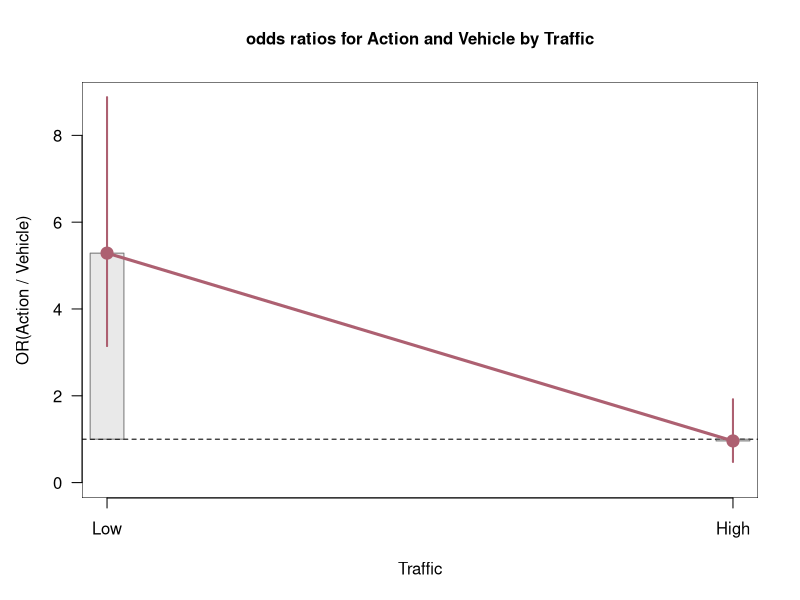
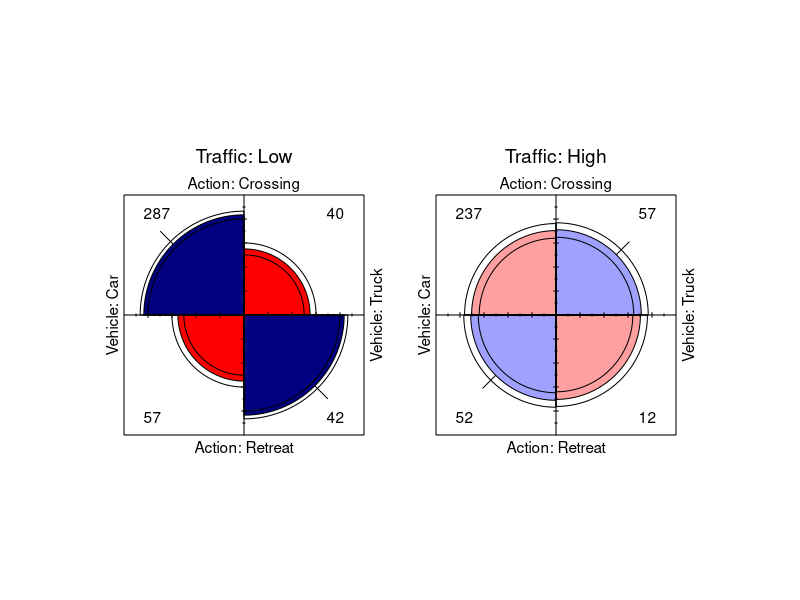
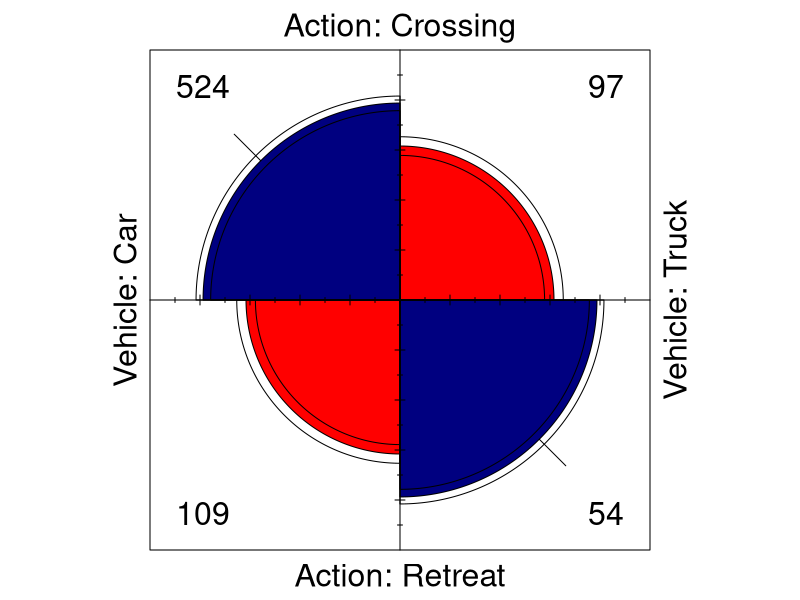
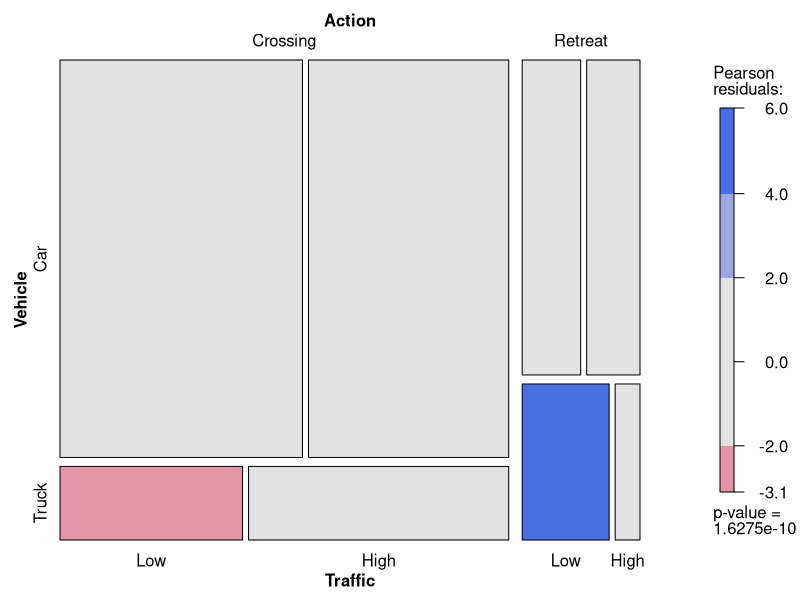

Recreate these plots in R, in order.
# The goal of the experiment is to determine how the odds of crossing (Y) change from car to truck (X), adjusting for low vs. high traffic (Z).
# a) Obtain the estimated odds ratio and confidence intervals of crossing for car vs. truck at each traffic location. 
# Interpret them and use the fourfold display to help you understand the output. Use also the mosaic function to interpret partial tables.
# b) Obtain the estimated odds ratio of crossing vs. retreat without taking into account the third (control) variable. 
# Would it be correct to exclude the effect of that third variable?
# c) Test the homogeneous association between X and Y controlling for Z (function woolf_test).
# d) Are X and Y conditional independent given Z?

library("vcd")
library("vcdExtra")

setwd("C:/Users/Panagiotis/Documents/EIT Digital Masterschool/UPM/1st semester/Intelligent Data Analysis/1. Descriptive Statistics and Statistical Modelling/4. Regression models")

Elks.table = data.frame(expand.grid(Action=c("Crossing", "Retreat"), Traffic=c("Low", "High"), Vehicle=c("Car", "Truck")), counts=c(287,57,237,52,40,42,57,12))

Elks.partial=xtabs(counts~Action+Vehicle+Traffic, data=Elks.table)
Elks.partial

Elks.podds=oddsratio(Elks.partial, log=FALSE)
Elks.podds

### Table of Action by Vehicle given Traffic, Traffic = Low
#odds ratio >1
oddsratio(Elks.partial[,,1], log=FALSE)

### Table of Action by Vehicle given Traffic, Traffic = High
#odds ratio <1
oddsratio(Elks.partial[,,2], log=FALSE)

# Marginal table of Action by Vehicle, ignoring Traffic
Elks.marginal=xtabs(counts~Action+Vehicle, data=Elks.table)
Elks.marginal

# Let's estimate the odds ratio of crossing vs. retreat without taking into account the control variable.
# The odds of “success” (crossing) for car vehicles are higher than for trucks.
oddsratio(Elks.marginal, log=FALSE)
# Taking into account (controlling for) traffic, the odds of crossing are lower for car vehicles than for trucks in case of high traffic. 
# Just the reverse direction that the marginal table showed.
# Simpson’s Paradox: The result that a marginal association can have a different direction from each conditional association.
# Moral: It can be dangerous to “collapse” contingency tables over a third control variable.

# The odds ratio is greater than 1 for low traffic which means that the odds of crossing for cars are higher than the odds for trucks.
# But in case of high traffic the odds ratio is less than 1 which means that the odds of crossing for cars are lower than the odds for trucks. 
confint(Elks.podds, log=FALSE)
plot(Elks.podds)

# In the following fourfold display, we can see a graphical representation for the odds ratio of each traffic level.
# It includes confidence rings. If they don't overlap, that indicates an association between crossing and cars, every odds ration is significantly different from 0. 
# In the display we can see a strong positive association for low traffic (5.286842). 
# The rings don’t overlap and the non-principal diagonal sectors have less area than the principal diagonal ones (odds ratio greater than 1).
# On the other hand the odds of crossing is essentially identical for cars and trucks in case of high traffic (odds ration almost 1). 
# This result is an example of Simpson's paradox.
fourfold(Elks.partial)

# In the Elks marginal table, where the odds ratio was 2.676251, we observe a strong positive association (odds ratio greater than 1).
fourfold(Elks.marginal)

# From the mosaic plot below We see that there is no systematic association between different actions and the type of vehicle - except among the action of trucks under low traffic.
# The tiles show that there are relatively less trucks in low traffic with crossing that the hypothesis of independence would predict.
mosaic(Elks.partial, shade = T, split_vertical=TRUE)

# Let’s test the hypothesis of homogeneous association (or homogeneity of odds ratio).
woolf_test(Elks.partial)
# The very low p-value (0.0001) indicates that we can reject the Homogeneity of the Odds Ratio through the two levels of traffic.
# We cannot assume that the conditional relationship between any pair of variables given the third one is the same at each level of the third variable.

# Let's test the hypothesis of conditional independence
mantelhaen.test(Elks.partial)
# The very low p-value (7.868e-07) indicates that we can reject the conditional independence of the Odds Ratio through the two levels of traffic.
